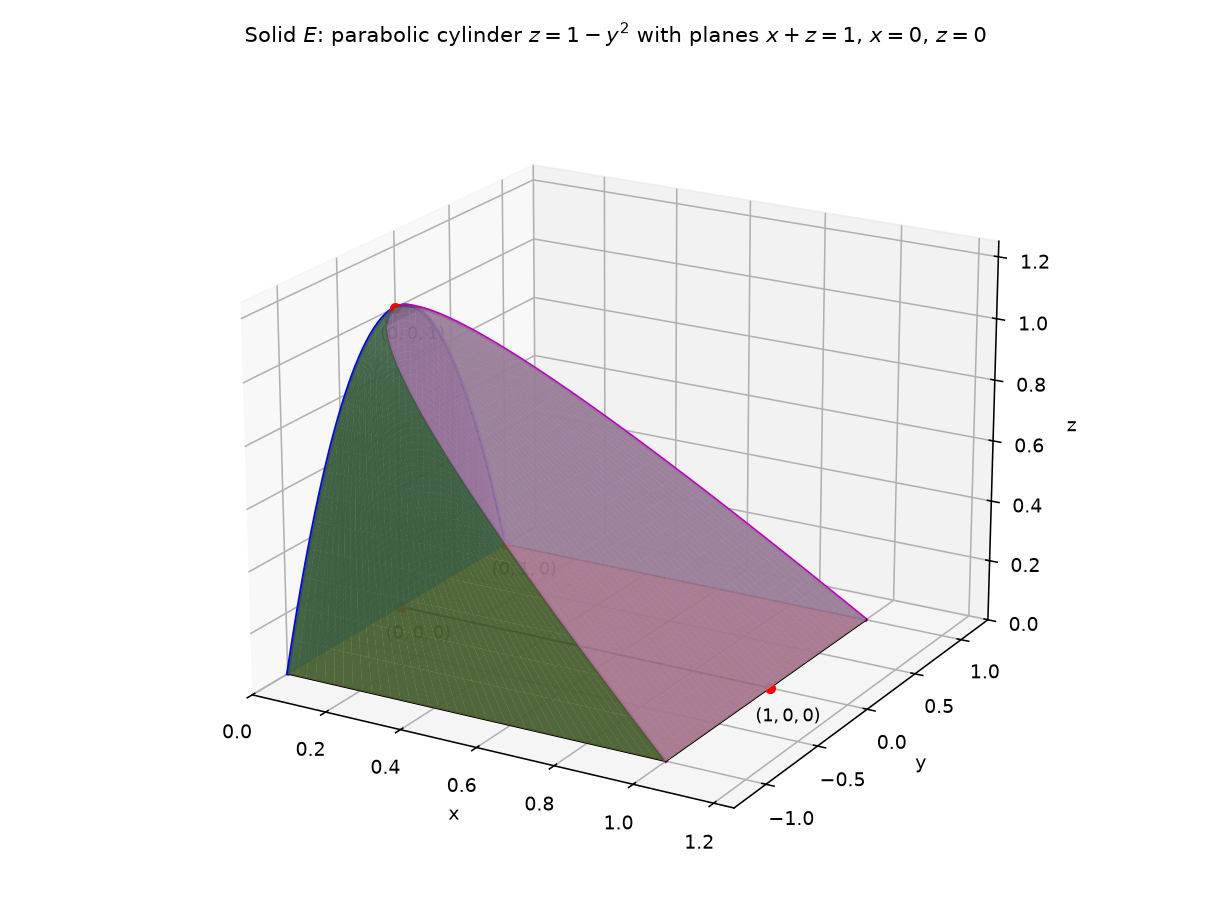

This chart was generated by the following Python code:
"""Part 1, Figure 1 - 3D sketch of the solid E for exercise 15.7.40.

E bounded by the parabolic cylinder z = 1 - y^2 and the planes
x + z = 1, x = 0, z = 0.
Faces:
  bottom  z = 0:            0 <= x <= 1, -1 <= y <= 1
  left    x = 0:            -1 <= y <= 1, 0 <= z <= 1 - y^2
  top     z = 1 - y^2:      -1 <= y <= 1, 0 <= x <= y^2
  slant   x + z = 1:        0 <= z <= 1, -sqrt(1-z) <= y <= sqrt(1-z)
"""
import numpy as np
import matplotlib
matplotlib.use("Agg")
import matplotlib.pyplot as plt

fig = plt.figure(figsize=(8.8, 6.6))
ax = fig.add_subplot(111, projection="3d")
m = 40

# bottom z = 0
X, Y = np.meshgrid(np.linspace(0, 1, m), np.linspace(-1, 1, m))
ax.plot_surface(X, Y, np.zeros_like(X), color="orange", alpha=0.7)

# left face x = 0: parabolic segment
Yl, T = np.meshgrid(np.linspace(-1, 1, m), np.linspace(0, 1, m))
Zl = T * (1 - Yl**2)
ax.plot_surface(np.zeros_like(Yl), Yl, Zl, color="lightblue", alpha=0.85)

# top face: parabolic cylinder z = 1 - y^2, 0 <= x <= y^2
Yt, S = np.meshgrid(np.linspace(-1, 1, m), np.linspace(0, 1, m))
Zt = 1 - Yt**2
Xt = S * Yt**2
ax.plot_surface(Xt, Yt, Zt, color="lightgreen", alpha=0.85)

# slant face x + z = 1
Zs, Ss = np.meshgrid(np.linspace(0, 1, m), np.linspace(-1, 1, m))
Ys = Ss * np.sqrt(1 - Zs)
Xs = 1 - Zs
ax.plot_surface(Xs, Ys, Zs, color="plum", alpha=0.85)

# edges
ax.plot([0, 1], [0, 0], [0, 0], "k-", lw=1.0)
ax.plot([0, 1], [1, 1], [0, 0], "k-", lw=1.0)
ax.plot([0, 1], [-1, -1], [0, 0], "k-", lw=1.0)
# top arch at x = 0
ya = np.linspace(-1, 1, 60)
ax.plot(np.zeros_like(ya), ya, 1 - ya**2, "b-", lw=1.8)
# slant top edge x = 1-z, z = 1-y^2 -> x = y^2
ax.plot(ya**2, ya, 1 - ya**2, "m-", lw=1.8)
# slant bottom edges
ax.plot([1, 1], [-1, 1], [0, 0], "k-", lw=1.0)

for P, name in [((0, 0, 0), r"$(0,0,0)$"), ((1, 0, 0), r"$(1,0,0)$"),
                ((0, 0, 1), r"$(0,0,1)$"), ((0, 1, 0), r"$(0,1,0)$")]:
    ax.scatter(*P, color="r", s=22)
    ax.text(P[0], P[1] - 0.14, P[2] - 0.08, name, fontsize=9)

ax.set_xlabel("x"); ax.set_ylabel("y"); ax.set_zlabel("z")
ax.set_xlim(0, 1.25); ax.set_ylim(-1.3, 1.3); ax.set_zlim(0, 1.25)
ax.view_init(elev=20, azim=-60)
ax.set_title(rf"Solid $E$: parabolic cylinder $z = 1-y^2$ with planes "
             rf"$x+z=1$, $x=0$, $z=0$", fontsize=11)
fig.tight_layout()
fig.savefig("calculus-15.7.40/solution/part1_figure1.png", dpi=140)
print("saved part1_figure1.png")
